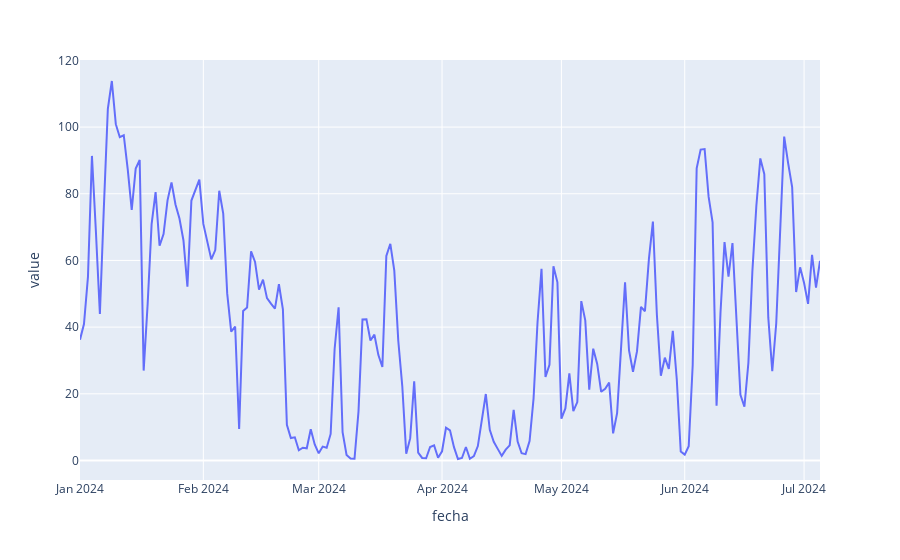

Notebook code for this chart:
### Code cell
graf_año()

### Figure 1 — Plotly figure (JSON) as saved in the notebook; plotly's stock layout.template omitted (floating-point values rounded to 4 significant figures; data arrays with more than 128 entries replaced by an {"elided": "..."} marker saying what was removed)
{"data": [{"hovertemplate": "fecha=%{x}<br>value=%{y}<extra></extra>", "legendgroup": "", "line": {"color": "#636efa", "dash": "solid"}, "marker": {"symbol": "circle"}, "mode": "lines", "name": "", "orientation": "v", "showlegend": false, "type": "scatter", "x": {"elided": "187 str values"}, "xaxis": "x", "y": {"elided": "187 float values"}, "yaxis": "y"}], "layout": {"legend": {"tracegroupgap": 0}, "margin": {"t": 60}, "xaxis": {"anchor": "y", "domain": [0, 1], "title": {"text": "fecha"}}, "yaxis": {"anchor": "x", "domain": [0, 1], "title": {"text": "value"}}}}
